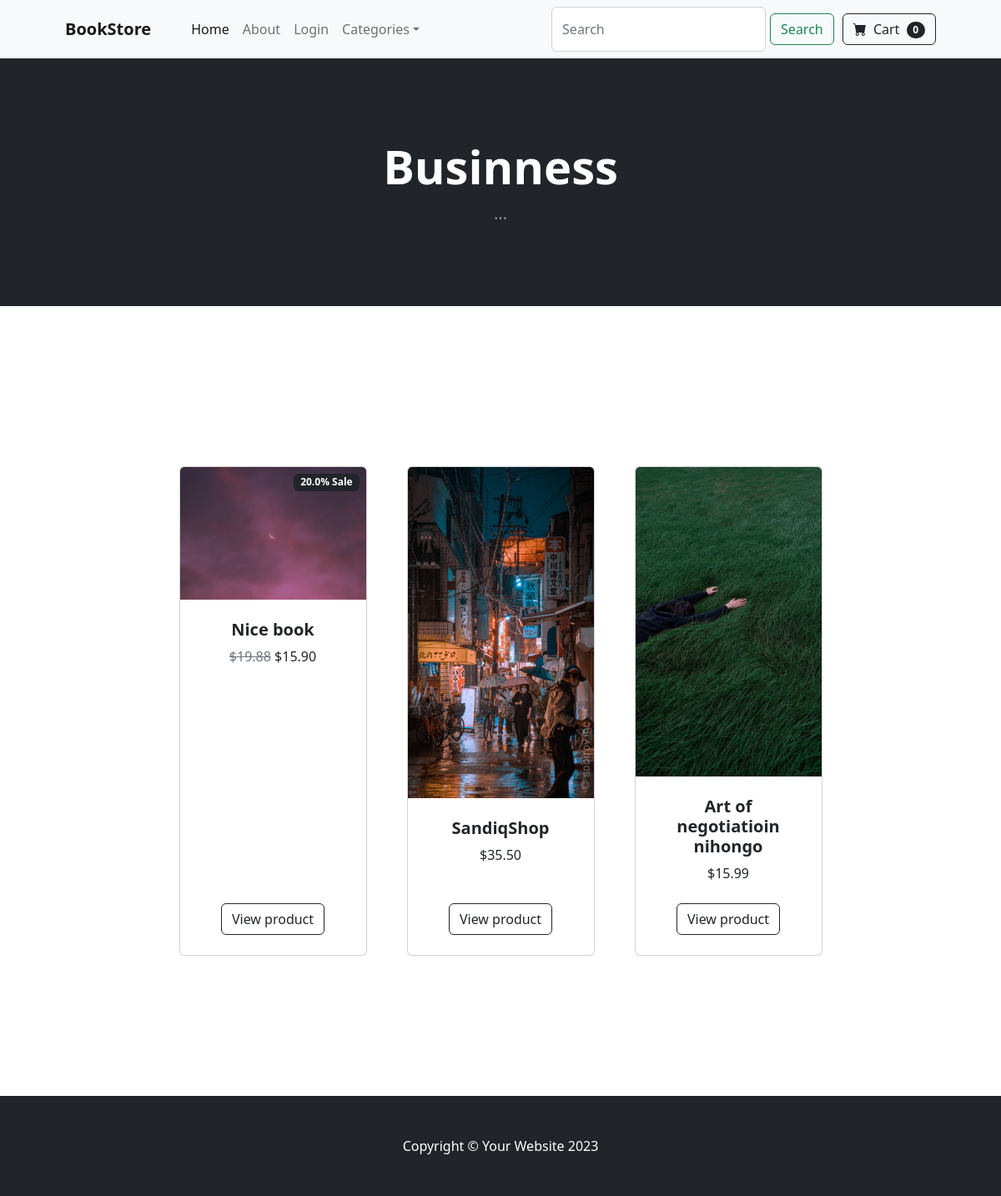
/category/businness/, run on the app's committed database.
### store/models.py (models this page shows, shortened)
class Category(models.Model):
    name = models.CharField(max_length=50)
    slug = models.SlugField(max_length=50, null=True, blank=True)

class Product(models.Model):
    name = models.CharField(max_length=100)
    price = models.DecimalField(default=0, decimal_places=2, max_digits=8)
    category = models.ForeignKey(Category, on_delete=models.CASCADE, default=1, related_name='products')
    description = models.CharField(max_length=250, default='', blank=True, null=True)
    image = models.ImageField(upload_to='uploads/product/')
    is_sale = models.BooleanField(default=False)
    discount = models.DecimalField(default=0, decimal_places=1, max_digits=3)
    @property
    def discount_price(self):
        if self.is_sale and self.discount > 0:
            discount_amount = self.price * (self.discount / 100)
            return round(self.price - discount_amount, 2)
        return self.price

### store/views.py (the view)
# urls.py: path('category/<slug:slug>/', category, name='category'),
def category(request, slug):
    try:
        ctgry = Category.objects.get(slug=slug)
        products = Product.objects.filter(category=ctgry)
        context = {
         'category': ctgry,
         'products': products
        }
        return render(request, 'store/category.html', context)
    except:
        messages.success(request, ("That category doesn't exists."))
        return redirect('store:home')

### cart/cart.py (called while the page is built)
    def __len__(self):
        return len(self.cart)

### cart/context_processors.py (called while the page is built)
def cart(request):
    return {'cart': Cart(request)}

### templates/store/category.html (shortened to what this page needs)
{% extends 'base.html' %}
{% block content %}
<header class="bg-dark py-5">
    <div class="container px-4 px-lg-5 my-5">
        <div class="text-center text-white">
            <h1 class="display-4 fw-bolder">{{ category.name }}</h1>
            <p class="lead fw-normal text-white-50 mb-0">...</p>
        </div>
    </div>
</header>
<section class="py-5">
    <div class="container px-4 px-lg-5 mt-5">
        <div class="row gx-4 gx-lg-5 row-cols-2 row-cols-md-3 row-cols-xl-4 justify-content-center">
            {% for product in products %}
            <div class="col mb-5">
                <div class="card h-100">
                    {% if product.is_sale %}
                    <div class="badge bg-dark text-white position-absolute" style="top: 0.5rem; right: 0.5rem"> {{ product.discount }}% Sale</div>
                    {% endif %}
                    <img class="card-img-top" src="{{ product.image.url }}" alt="..." />
                    <div class="card-body p-4">
                        <div class="text-center">
                            <h5 class="fw-bolder">{{ product.name }}</h5>
                            {% if product.is_sale %}
                            <span class="text-muted text-decoration-line-through">${{ product.price }}</span>
                            ${{ product.discount_price }}
                            {% else %}
                            ${{ product.price }}
                            {% endif %}
                        </div>
                    </div>
                    <div class="card-footer p-4 pt-0 border-top-0 bg-transparent">
                        <div class="text-center"><a class="btn btn-outline-dark mt-auto" href="{% url 'store:product' product.id %}">View product</a></div>
                    </div>
                </div>
            </div>
            {% endfor %}
        </div>
    </div>
</section>
{% endblock content %}

### data on the page
Category: name "Businness"
Product: discount "20.0", image (picture), name "Nice book", price "19.88", discount_price "15.90"
Product: image (picture), name "SandiqShop", price "35.50"
Product: image (picture), name "Art of negotiatioin nihongo", price "15.99"

### other printed values
{{ cart|length }} "0"
